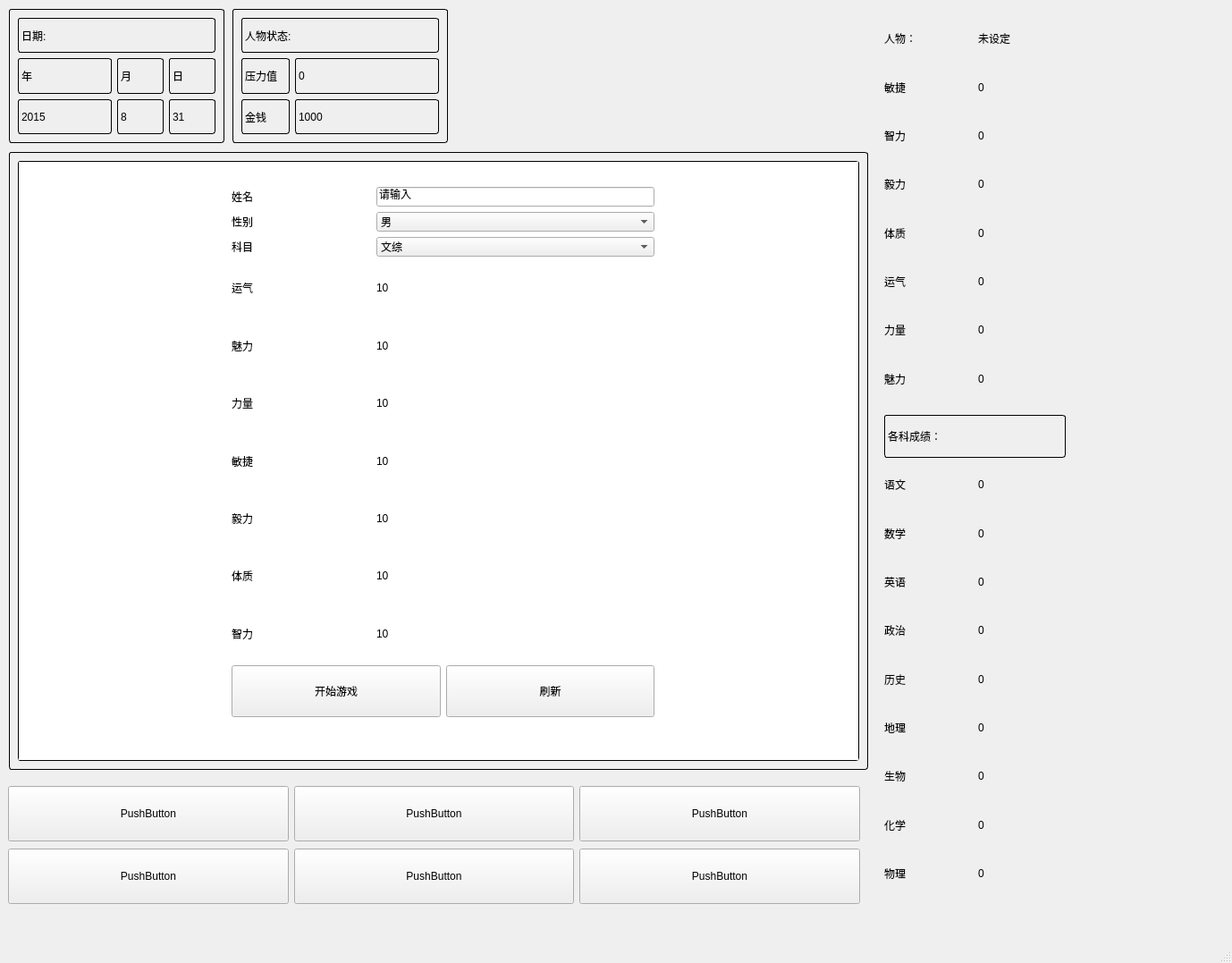
<?xml version="1.0" encoding="UTF-8"?>
<ui version="4.0">
 <class>MainWindow</class>
 <widget class="QMainWindow" name="MainWindow">
  <property name="geometry">
   <rect>
    <x>0</x>
    <y>0</y>
    <width>1378</width>
    <height>1077</height>
   </rect>
  </property>
  <property name="windowTitle">
   <string>MainWindow</string>
  </property>
  <widget class="QWidget" name="centralwidget">
   <widget class="QFrame" name="dateFrame">
    <property name="geometry">
     <rect>
      <x>10</x>
      <y>10</y>
      <width>241</width>
      <height>150</height>
     </rect>
    </property>
    <property name="styleSheet">
     <string notr="true">font: 12pt &quot;Arial&quot;;
border-width: 1;
border-style: solid;
border-radius: 3;</string>
    </property>
    <layout class="QGridLayout" name="gridLayout_2">
     <item row="1" column="0">
      <widget class="QLabel" name="label_7">
       <property name="sizePolicy">
        <sizepolicy hsizetype="Preferred" vsizetype="Preferred">
         <horstretch>2</horstretch>
         <verstretch>0</verstretch>
        </sizepolicy>
       </property>
       <property name="text">
        <string>年</string>
       </property>
      </widget>
     </item>
     <item row="1" column="2">
      <widget class="QLabel" name="label_9">
       <property name="sizePolicy">
        <sizepolicy hsizetype="Preferred" vsizetype="Preferred">
         <horstretch>1</horstretch>
         <verstretch>0</verstretch>
        </sizepolicy>
       </property>
       <property name="text">
        <string>日</string>
       </property>
      </widget>
     </item>
     <item row="1" column="1">
      <widget class="QLabel" name="label_8">
       <property name="sizePolicy">
        <sizepolicy hsizetype="Preferred" vsizetype="Preferred">
         <horstretch>1</horstretch>
         <verstretch>0</verstretch>
        </sizepolicy>
       </property>
       <property name="text">
        <string>月</string>
       </property>
      </widget>
     </item>
     <item row="2" column="1">
      <widget class="QLabel" name="display_month">
       <property name="sizePolicy">
        <sizepolicy hsizetype="Preferred" vsizetype="Preferred">
         <horstretch>1</horstretch>
         <verstretch>0</verstretch>
        </sizepolicy>
       </property>
       <property name="text">
        <string>8</string>
       </property>
      </widget>
     </item>
     <item row="2" column="0">
      <widget class="QLabel" name="display_year">
       <property name="sizePolicy">
        <sizepolicy hsizetype="Preferred" vsizetype="Preferred">
         <horstretch>2</horstretch>
         <verstretch>0</verstretch>
        </sizepolicy>
       </property>
       <property name="text">
        <string>2015</string>
       </property>
      </widget>
     </item>
     <item row="2" column="2">
      <widget class="QLabel" name="display_day">
       <property name="sizePolicy">
        <sizepolicy hsizetype="Preferred" vsizetype="Preferred">
         <horstretch>1</horstretch>
         <verstretch>0</verstretch>
        </sizepolicy>
       </property>
       <property name="text">
        <string>31</string>
       </property>
      </widget>
     </item>
     <item row="0" column="0" colspan="3">
      <widget class="QLabel" name="label_6">
       <property name="text">
        <string>日期:</string>
       </property>
      </widget>
     </item>
    </layout>
   </widget>
   <widget class="QFrame" name="player_frame">
    <property name="geometry">
     <rect>
      <x>980</x>
      <y>10</y>
      <width>221</width>
      <height>1000</height>
     </rect>
    </property>
    <property name="styleSheet">
     <string notr="true">font: 12pt &quot;Arial&quot;;
</string>
    </property>
    <layout class="QVBoxLayout" name="verticalLayout_2">
     <item>
      <layout class="QHBoxLayout" name="horizontalLayout_14">
       <item>
        <widget class="QLabel" name="label_29">
         <property name="text">
          <string>人物：</string>
         </property>
        </widget>
       </item>
       <item>
        <widget class="QLabel" name="playerName">
         <property name="text">
          <string>未设定</string>
         </property>
        </widget>
       </item>
      </layout>
     </item>
     <item>
      <layout class="QHBoxLayout" name="horizontalLayout_4">
       <item>
        <widget class="QLabel" name="label_19">
         <property name="text">
          <string>敏捷</string>
         </property>
        </widget>
       </item>
       <item>
        <widget class="QLabel" name="dexterity">
         <property name="text">
          <string>0</string>
         </property>
        </widget>
       </item>
      </layout>
     </item>
     <item>
      <layout class="QHBoxLayout" name="horizontalLayout_6">
       <item>
        <widget class="QLabel" name="label_23">
         <property name="text">
          <string>智力</string>
         </property>
        </widget>
       </item>
       <item>
        <widget class="QLabel" name="intelligence">
         <property name="text">
          <string>0</string>
         </property>
        </widget>
       </item>
      </layout>
     </item>
     <item>
      <layout class="QHBoxLayout" name="horizontalLayout_7">
       <item>
        <widget class="QLabel" name="label_25">
         <property name="text">
          <string>毅力</string>
         </property>
        </widget>
       </item>
       <item>
        <widget class="QLabel" name="willpower">
         <property name="text">
          <string>0</string>
         </property>
        </widget>
       </item>
      </layout>
     </item>
     <item>
      <layout class="QHBoxLayout" name="horizontalLayout_5">
       <item>
        <widget class="QLabel" name="label_21">
         <property name="text">
          <string>体质</string>
         </property>
        </widget>
       </item>
       <item>
        <widget class="QLabel" name="constitution">
         <property name="text">
          <string>0</string>
         </property>
        </widget>
       </item>
      </layout>
     </item>
     <item>
      <layout class="QHBoxLayout" name="horizontalLayout">
       <item>
        <widget class="QLabel" name="label_13">
         <property name="text">
          <string>运气</string>
         </property>
        </widget>
       </item>
       <item>
        <widget class="QLabel" name="luck">
         <property name="text">
          <string>0</string>
         </property>
        </widget>
       </item>
      </layout>
     </item>
     <item>
      <layout class="QHBoxLayout" name="horizontalLayout_3">
       <item>
        <widget class="QLabel" name="label_17">
         <property name="text">
          <string>力量</string>
         </property>
        </widget>
       </item>
       <item>
        <widget class="QLabel" name="strength">
         <property name="text">
          <string>0</string>
         </property>
        </widget>
       </item>
      </layout>
     </item>
     <item>
      <layout class="QHBoxLayout" name="horizontalLayout_2">
       <item>
        <widget class="QLabel" name="label_15">
         <property name="text">
          <string>魅力</string>
         </property>
        </widget>
       </item>
       <item>
        <widget class="QLabel" name="charm">
         <property name="text">
          <string>0</string>
         </property>
        </widget>
       </item>
      </layout>
     </item>
     <item>
      <spacer name="verticalSpacer">
       <property name="orientation">
        <enum>Qt::Vertical</enum>
       </property>
       <property name="sizeType">
        <enum>QSizePolicy::Fixed</enum>
       </property>
       <property name="sizeHint" stdset="0">
        <size>
         <width>20</width>
         <height>10</height>
        </size>
       </property>
      </spacer>
     </item>
     <item>
      <widget class="QLabel" name="label_48">
       <property name="styleSheet">
        <string notr="true">font: 12pt &quot;Arial&quot;;
border-width: 1;
border-style: solid;
border-radius: 3;</string>
       </property>
       <property name="text">
        <string>各科成绩：</string>
       </property>
      </widget>
     </item>
     <item>
      <layout class="QHBoxLayout" name="horizontalLayout_8">
       <item>
        <widget class="QLabel" name="label_28">
         <property name="text">
          <string>语文</string>
         </property>
        </widget>
       </item>
       <item>
        <widget class="QLabel" name="chinese">
         <property name="text">
          <string>0</string>
         </property>
        </widget>
       </item>
      </layout>
     </item>
     <item>
      <layout class="QHBoxLayout" name="horizontalLayout_9">
       <item>
        <widget class="QLabel" name="label_30">
         <property name="text">
          <string>数学</string>
         </property>
        </widget>
       </item>
       <item>
        <widget class="QLabel" name="math">
         <property name="text">
          <string>0</string>
         </property>
        </widget>
       </item>
      </layout>
     </item>
     <item>
      <layout class="QHBoxLayout" name="horizontalLayout_10">
       <item>
        <widget class="QLabel" name="label_32">
         <property name="text">
          <string>英语</string>
         </property>
        </widget>
       </item>
       <item>
        <widget class="QLabel" name="english">
         <property name="text">
          <string>0</string>
         </property>
        </widget>
       </item>
      </layout>
     </item>
     <item>
      <layout class="QHBoxLayout" name="horizontalLayout_11">
       <item>
        <widget class="QLabel" name="label_34">
         <property name="text">
          <string>政治</string>
         </property>
        </widget>
       </item>
       <item>
        <widget class="QLabel" name="political">
         <property name="text">
          <string>0</string>
         </property>
        </widget>
       </item>
      </layout>
     </item>
     <item>
      <layout class="QHBoxLayout" name="horizontalLayout_12">
       <item>
        <widget class="QLabel" name="label_36">
         <property name="text">
          <string>历史</string>
         </property>
        </widget>
       </item>
       <item>
        <widget class="QLabel" name="history">
         <property name="text">
          <string>0</string>
         </property>
        </widget>
       </item>
      </layout>
     </item>
     <item>
      <layout class="QHBoxLayout" name="horizontalLayout_13">
       <item>
        <widget class="QLabel" name="label_38">
         <property name="text">
          <string>地理</string>
         </property>
        </widget>
       </item>
       <item>
        <widget class="QLabel" name="geography">
         <property name="text">
          <string>0</string>
         </property>
        </widget>
       </item>
      </layout>
     </item>
     <item>
      <layout class="QHBoxLayout" name="horizontalLayout_17">
       <item>
        <widget class="QLabel" name="label_46">
         <property name="text">
          <string>生物</string>
         </property>
        </widget>
       </item>
       <item>
        <widget class="QLabel" name="biology">
         <property name="text">
          <string>0</string>
         </property>
        </widget>
       </item>
      </layout>
     </item>
     <item>
      <layout class="QHBoxLayout" name="horizontalLayout_16">
       <item>
        <widget class="QLabel" name="label_44">
         <property name="text">
          <string>化学</string>
         </property>
        </widget>
       </item>
       <item>
        <widget class="QLabel" name="chemistry">
         <property name="text">
          <string>0</string>
         </property>
        </widget>
       </item>
      </layout>
     </item>
     <item>
      <layout class="QHBoxLayout" name="horizontalLayout_15">
       <item>
        <widget class="QLabel" name="label_42">
         <property name="text">
          <string>物理</string>
         </property>
        </widget>
       </item>
       <item>
        <widget class="QLabel" name="physics">
         <property name="text">
          <string>0</string>
         </property>
        </widget>
       </item>
      </layout>
     </item>
    </layout>
   </widget>
   <widget class="QFrame" name="statusFrame">
    <property name="geometry">
     <rect>
      <x>260</x>
      <y>10</y>
      <width>241</width>
      <height>150</height>
     </rect>
    </property>
    <property name="styleSheet">
     <string notr="true">font: 12pt &quot;Arial&quot;;
border-width: 1;
border-style: solid;
border-radius: 3;</string>
    </property>
    <layout class="QGridLayout" name="gridLayout">
     <item row="2" column="0">
      <widget class="QLabel" name="label_4">
       <property name="sizePolicy">
        <sizepolicy hsizetype="Preferred" vsizetype="Preferred">
         <horstretch>1</horstretch>
         <verstretch>0</verstretch>
        </sizepolicy>
       </property>
       <property name="text">
        <string>金钱</string>
       </property>
      </widget>
     </item>
     <item row="1" column="1">
      <widget class="QLabel" name="pressure_level">
       <property name="sizePolicy">
        <sizepolicy hsizetype="Preferred" vsizetype="Preferred">
         <horstretch>3</horstretch>
         <verstretch>0</verstretch>
        </sizepolicy>
       </property>
       <property name="text">
        <string>0</string>
       </property>
      </widget>
     </item>
     <item row="1" column="0">
      <widget class="QLabel" name="label_2">
       <property name="sizePolicy">
        <sizepolicy hsizetype="Preferred" vsizetype="Preferred">
         <horstretch>1</horstretch>
         <verstretch>0</verstretch>
        </sizepolicy>
       </property>
       <property name="text">
        <string>压力值</string>
       </property>
      </widget>
     </item>
     <item row="2" column="1">
      <widget class="QLabel" name="money">
       <property name="sizePolicy">
        <sizepolicy hsizetype="Preferred" vsizetype="Preferred">
         <horstretch>3</horstretch>
         <verstretch>0</verstretch>
        </sizepolicy>
       </property>
       <property name="text">
        <string>1000</string>
       </property>
      </widget>
     </item>
     <item row="0" column="0" colspan="2">
      <widget class="QLabel" name="label">
       <property name="text">
        <string>人物状态:</string>
       </property>
      </widget>
     </item>
    </layout>
   </widget>
   <widget class="QFrame" name="button_Level_two">
    <property name="geometry">
     <rect>
      <x>0</x>
      <y>870</y>
      <width>971</width>
      <height>80</height>
     </rect>
    </property>
    <layout class="QHBoxLayout" name="horizontalLayout_20">
     <item>
      <widget class="QPushButton" name="pushButton_7">
       <property name="sizePolicy">
        <sizepolicy hsizetype="Expanding" vsizetype="Expanding">
         <horstretch>0</horstretch>
         <verstretch>0</verstretch>
        </sizepolicy>
       </property>
       <property name="text">
        <string>PushButton</string>
       </property>
      </widget>
     </item>
     <item>
      <widget class="QPushButton" name="pushButton_4">
       <property name="sizePolicy">
        <sizepolicy hsizetype="Expanding" vsizetype="Expanding">
         <horstretch>0</horstretch>
         <verstretch>0</verstretch>
        </sizepolicy>
       </property>
       <property name="text">
        <string>PushButton</string>
       </property>
      </widget>
     </item>
     <item>
      <widget class="QPushButton" name="pushButton_3">
       <property name="sizePolicy">
        <sizepolicy hsizetype="Expanding" vsizetype="Expanding">
         <horstretch>0</horstretch>
         <verstretch>0</verstretch>
        </sizepolicy>
       </property>
       <property name="text">
        <string>PushButton</string>
       </property>
      </widget>
     </item>
    </layout>
   </widget>
   <widget class="QFrame" name="button_level_three">
    <property name="geometry">
     <rect>
      <x>0</x>
      <y>940</y>
      <width>971</width>
      <height>80</height>
     </rect>
    </property>
    <layout class="QHBoxLayout" name="horizontalLayout_21">
     <item>
      <widget class="QPushButton" name="pushButton_8">
       <property name="sizePolicy">
        <sizepolicy hsizetype="Expanding" vsizetype="Expanding">
         <horstretch>0</horstretch>
         <verstretch>0</verstretch>
        </sizepolicy>
       </property>
       <property name="text">
        <string>PushButton</string>
       </property>
      </widget>
     </item>
     <item>
      <widget class="QPushButton" name="pushButton_5">
       <property name="sizePolicy">
        <sizepolicy hsizetype="Expanding" vsizetype="Expanding">
         <horstretch>0</horstretch>
         <verstretch>0</verstretch>
        </sizepolicy>
       </property>
       <property name="text">
        <string>PushButton</string>
       </property>
      </widget>
     </item>
     <item>
      <widget class="QPushButton" name="pushButton_6">
       <property name="sizePolicy">
        <sizepolicy hsizetype="Expanding" vsizetype="Expanding">
         <horstretch>0</horstretch>
         <verstretch>0</verstretch>
        </sizepolicy>
       </property>
       <property name="text">
        <string>PushButton</string>
       </property>
      </widget>
     </item>
    </layout>
   </widget>
   <widget class="QFrame" name="storyFrame">
    <property name="geometry">
     <rect>
      <x>10</x>
      <y>170</y>
      <width>961</width>
      <height>691</height>
     </rect>
    </property>
    <property name="styleSheet">
     <string notr="true">font: 12pt &quot;Arial&quot;;
border-width: 1;
border-style: solid;
border-radius: 3;</string>
    </property>
    <layout class="QVBoxLayout" name="verticalLayout_3">
     <item>
      <widget class="QPlainTextEdit" name="storyBox"/>
     </item>
    </layout>
   </widget>
   <widget class="QFrame" name="create">
    <property name="geometry">
     <rect>
      <x>250</x>
      <y>200</y>
      <width>491</width>
      <height>611</height>
     </rect>
    </property>
    <layout class="QVBoxLayout" name="verticalLayout_4">
     <item>
      <layout class="QHBoxLayout" name="horizontalLayout_19">
       <item>
        <widget class="QLabel" name="label_10">
         <property name="sizePolicy">
          <sizepolicy hsizetype="Preferred" vsizetype="Preferred">
           <horstretch>1</horstretch>
           <verstretch>0</verstretch>
          </sizepolicy>
         </property>
         <property name="text">
          <string>姓名</string>
         </property>
        </widget>
       </item>
       <item>
        <widget class="QLineEdit" name="name">
         <property name="sizePolicy">
          <sizepolicy hsizetype="Expanding" vsizetype="Fixed">
           <horstretch>2</horstretch>
           <verstretch>0</verstretch>
          </sizepolicy>
         </property>
         <property name="styleSheet">
          <string notr="true">font: 12pt &quot;Arial&quot;;</string>
         </property>
         <property name="text">
          <string>请输入</string>
         </property>
        </widget>
       </item>
      </layout>
     </item>
     <item>
      <layout class="QHBoxLayout" name="horizontalLayout_23">
       <item>
        <widget class="QLabel" name="label_11">
         <property name="sizePolicy">
          <sizepolicy hsizetype="Preferred" vsizetype="Preferred">
           <horstretch>1</horstretch>
           <verstretch>0</verstretch>
          </sizepolicy>
         </property>
         <property name="text">
          <string>性别</string>
         </property>
        </widget>
       </item>
       <item>
        <widget class="QComboBox" name="gender">
         <property name="sizePolicy">
          <sizepolicy hsizetype="Preferred" vsizetype="Fixed">
           <horstretch>2</horstretch>
           <verstretch>0</verstretch>
          </sizepolicy>
         </property>
         <item>
          <property name="text">
           <string>男</string>
          </property>
         </item>
         <item>
          <property name="text">
           <string>女</string>
          </property>
         </item>
        </widget>
       </item>
      </layout>
     </item>
     <item>
      <layout class="QHBoxLayout" name="horizontalLayout_24">
       <item>
        <widget class="QLabel" name="label_12">
         <property name="sizePolicy">
          <sizepolicy hsizetype="Preferred" vsizetype="Preferred">
           <horstretch>1</horstretch>
           <verstretch>0</verstretch>
          </sizepolicy>
         </property>
         <property name="text">
          <string>科目</string>
         </property>
        </widget>
       </item>
       <item>
        <widget class="QComboBox" name="subject_type">
         <property name="sizePolicy">
          <sizepolicy hsizetype="Preferred" vsizetype="Fixed">
           <horstretch>2</horstretch>
           <verstretch>0</verstretch>
          </sizepolicy>
         </property>
         <item>
          <property name="text">
           <string>文综</string>
          </property>
         </item>
         <item>
          <property name="text">
           <string>理综</string>
          </property>
         </item>
        </widget>
       </item>
      </layout>
     </item>
     <item>
      <layout class="QHBoxLayout" name="horizontalLayout_25">
       <item>
        <widget class="QLabel" name="label_14">
         <property name="sizePolicy">
          <sizepolicy hsizetype="Preferred" vsizetype="Preferred">
           <horstretch>1</horstretch>
           <verstretch>0</verstretch>
          </sizepolicy>
         </property>
         <property name="text">
          <string>运气</string>
         </property>
        </widget>
       </item>
       <item>
        <widget class="QLabel" name="luck_create">
         <property name="sizePolicy">
          <sizepolicy hsizetype="Preferred" vsizetype="Preferred">
           <horstretch>2</horstretch>
           <verstretch>0</verstretch>
          </sizepolicy>
         </property>
         <property name="text">
          <string>10</string>
         </property>
        </widget>
       </item>
      </layout>
     </item>
     <item>
      <layout class="QHBoxLayout" name="horizontalLayout_26">
       <item>
        <widget class="QLabel" name="label_16">
         <property name="sizePolicy">
          <sizepolicy hsizetype="Preferred" vsizetype="Preferred">
           <horstretch>1</horstretch>
           <verstretch>0</verstretch>
          </sizepolicy>
         </property>
         <property name="text">
          <string>魅力</string>
         </property>
        </widget>
       </item>
       <item>
        <widget class="QLabel" name="charm_create">
         <property name="sizePolicy">
          <sizepolicy hsizetype="Preferred" vsizetype="Preferred">
           <horstretch>2</horstretch>
           <verstretch>0</verstretch>
          </sizepolicy>
         </property>
         <property name="text">
          <string>10</string>
         </property>
        </widget>
       </item>
      </layout>
     </item>
     <item>
      <layout class="QHBoxLayout" name="horizontalLayout_27">
       <item>
        <widget class="QLabel" name="label_18">
         <property name="sizePolicy">
          <sizepolicy hsizetype="Preferred" vsizetype="Preferred">
           <horstretch>1</horstretch>
           <verstretch>0</verstretch>
          </sizepolicy>
         </property>
         <property name="text">
          <string>力量</string>
         </property>
        </widget>
       </item>
       <item>
        <widget class="QLabel" name="strength_create">
         <property name="sizePolicy">
          <sizepolicy hsizetype="Preferred" vsizetype="Preferred">
           <horstretch>2</horstretch>
           <verstretch>0</verstretch>
          </sizepolicy>
         </property>
         <property name="text">
          <string>10</string>
         </property>
        </widget>
       </item>
      </layout>
     </item>
     <item>
      <layout class="QHBoxLayout" name="horizontalLayout_28">
       <item>
        <widget class="QLabel" name="label_20">
         <property name="sizePolicy">
          <sizepolicy hsizetype="Preferred" vsizetype="Preferred">
           <horstretch>1</horstretch>
           <verstretch>0</verstretch>
          </sizepolicy>
         </property>
         <property name="text">
          <string>敏捷</string>
         </property>
        </widget>
       </item>
       <item>
        <widget class="QLabel" name="dexterity_create">
         <property name="sizePolicy">
          <sizepolicy hsizetype="Preferred" vsizetype="Preferred">
           <horstretch>2</horstretch>
           <verstretch>0</verstretch>
          </sizepolicy>
         </property>
         <property name="text">
          <string>10</string>
         </property>
        </widget>
       </item>
      </layout>
     </item>
     <item>
      <layout class="QHBoxLayout" name="horizontalLayout_29">
       <item>
        <widget class="QLabel" name="label_22">
         <property name="sizePolicy">
          <sizepolicy hsizetype="Preferred" vsizetype="Preferred">
           <horstretch>1</horstretch>
           <verstretch>0</verstretch>
          </sizepolicy>
         </property>
         <property name="text">
          <string>毅力</string>
         </property>
        </widget>
       </item>
       <item>
        <widget class="QLabel" name="willpower_create">
         <property name="sizePolicy">
          <sizepolicy hsizetype="Preferred" vsizetype="Preferred">
           <horstretch>2</horstretch>
           <verstretch>0</verstretch>
          </sizepolicy>
         </property>
         <property name="text">
          <string>10</string>
         </property>
        </widget>
       </item>
      </layout>
     </item>
     <item>
      <layout class="QHBoxLayout" name="horizontalLayout_30">
       <item>
        <widget class="QLabel" name="label_24">
         <property name="sizePolicy">
          <sizepolicy hsizetype="Preferred" vsizetype="Preferred">
           <horstretch>1</horstretch>
           <verstretch>0</verstretch>
          </sizepolicy>
         </property>
         <property name="text">
          <string>体质</string>
         </property>
        </widget>
       </item>
       <item>
        <widget class="QLabel" name="consitutioncreate">
         <property name="sizePolicy">
          <sizepolicy hsizetype="Preferred" vsizetype="Preferred">
           <horstretch>2</horstretch>
           <verstretch>0</verstretch>
          </sizepolicy>
         </property>
         <property name="text">
          <string>10</string>
         </property>
        </widget>
       </item>
      </layout>
     </item>
     <item>
      <layout class="QHBoxLayout" name="horizontalLayout_31">
       <item>
        <widget class="QLabel" name="label_26">
         <property name="sizePolicy">
          <sizepolicy hsizetype="Preferred" vsizetype="Preferred">
           <horstretch>1</horstretch>
           <verstretch>0</verstretch>
          </sizepolicy>
         </property>
         <property name="text">
          <string>智力</string>
         </property>
        </widget>
       </item>
       <item>
        <widget class="QLabel" name="intelligence_create">
         <property name="sizePolicy">
          <sizepolicy hsizetype="Preferred" vsizetype="Preferred">
           <horstretch>2</horstretch>
           <verstretch>0</verstretch>
          </sizepolicy>
         </property>
         <property name="text">
          <string>10</string>
         </property>
        </widget>
       </item>
      </layout>
     </item>
     <item>
      <layout class="QHBoxLayout" name="horizontalLayout_32">
       <item>
        <widget class="QPushButton" name="start_game">
         <property name="sizePolicy">
          <sizepolicy hsizetype="Preferred" vsizetype="Preferred">
           <horstretch>0</horstretch>
           <verstretch>0</verstretch>
          </sizepolicy>
         </property>
         <property name="text">
          <string>开始游戏</string>
         </property>
        </widget>
       </item>
       <item>
        <widget class="QPushButton" name="refresh">
         <property name="sizePolicy">
          <sizepolicy hsizetype="Preferred" vsizetype="Preferred">
           <horstretch>0</horstretch>
           <verstretch>0</verstretch>
          </sizepolicy>
         </property>
         <property name="text">
          <string>刷新</string>
         </property>
        </widget>
       </item>
      </layout>
     </item>
    </layout>
   </widget>
  </widget>
  <widget class="QMenuBar" name="menubar">
   <property name="geometry">
    <rect>
     <x>0</x>
     <y>0</y>
     <width>1378</width>
     <height>20</height>
    </rect>
   </property>
  </widget>
  <widget class="QStatusBar" name="statusbar"/>
 </widget>
 <resources/>
 <connections/>
</ui>
